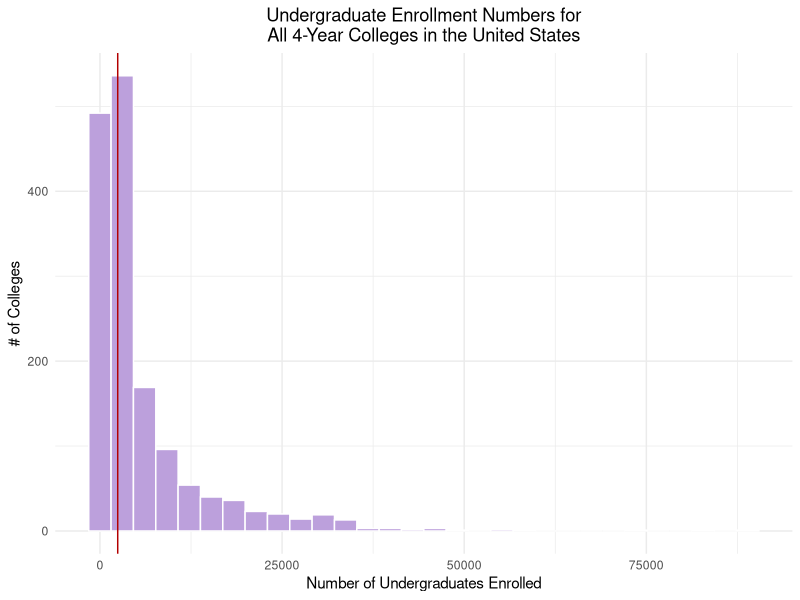
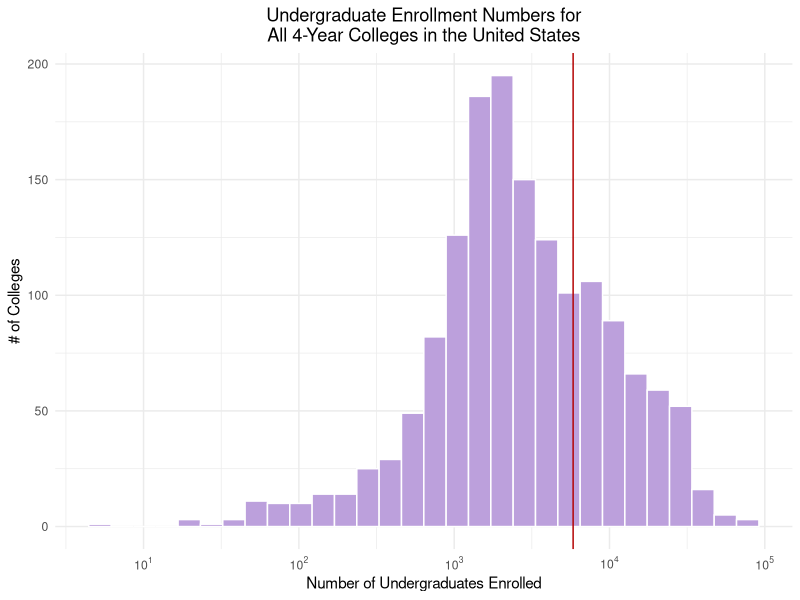
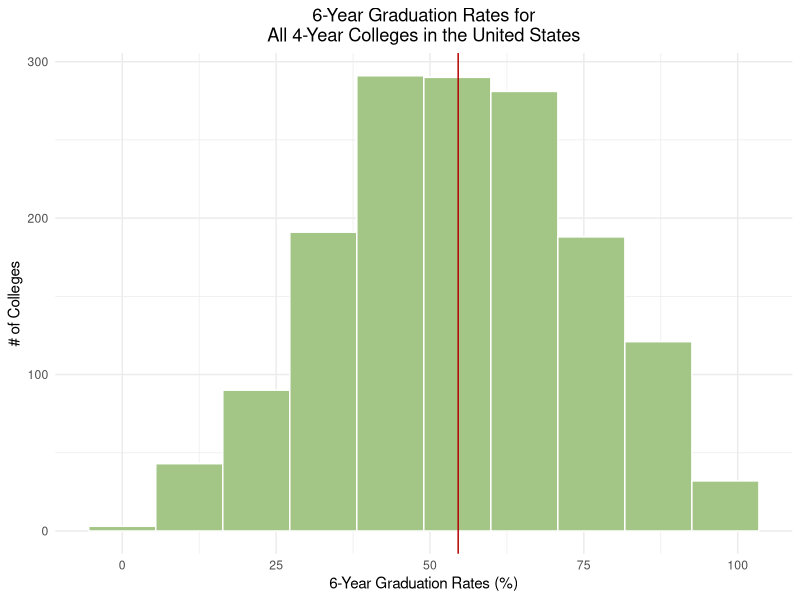
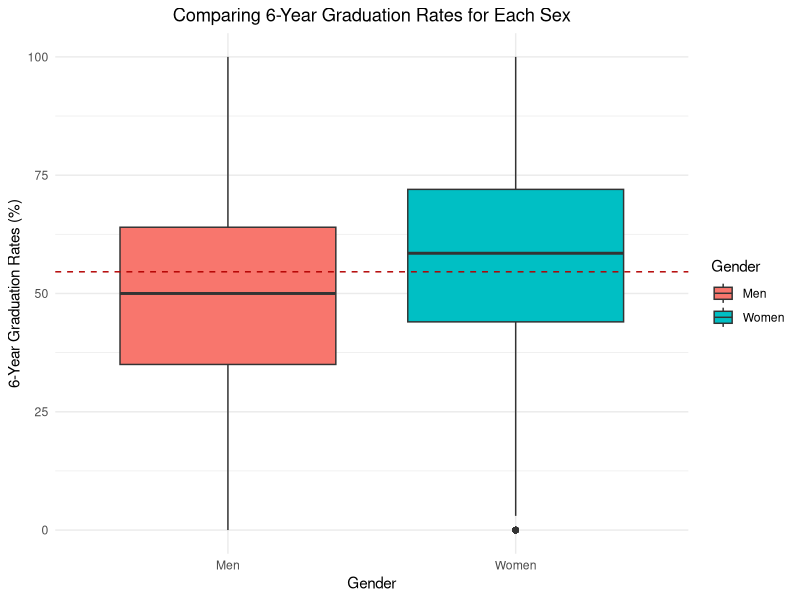
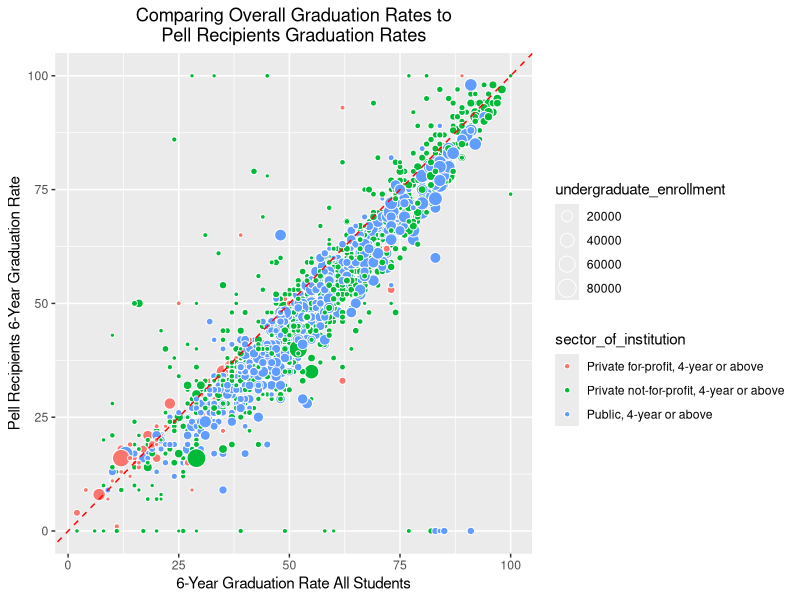
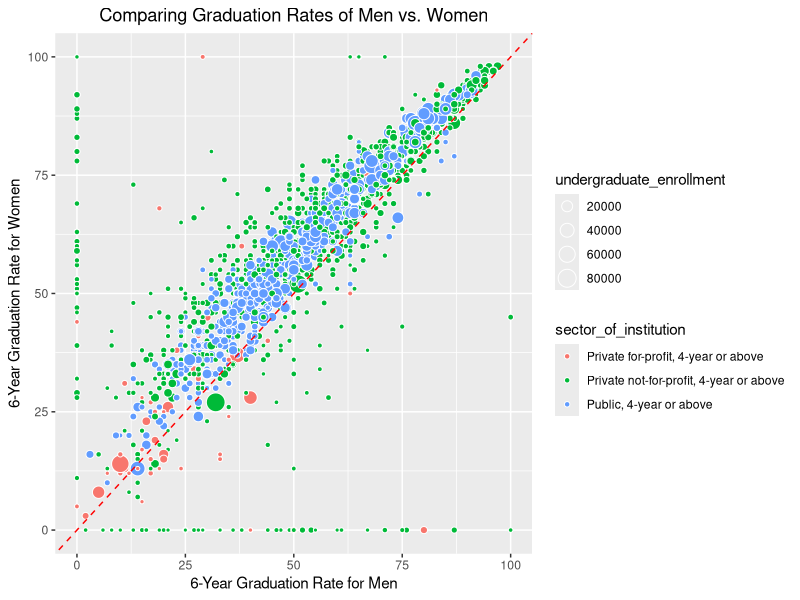
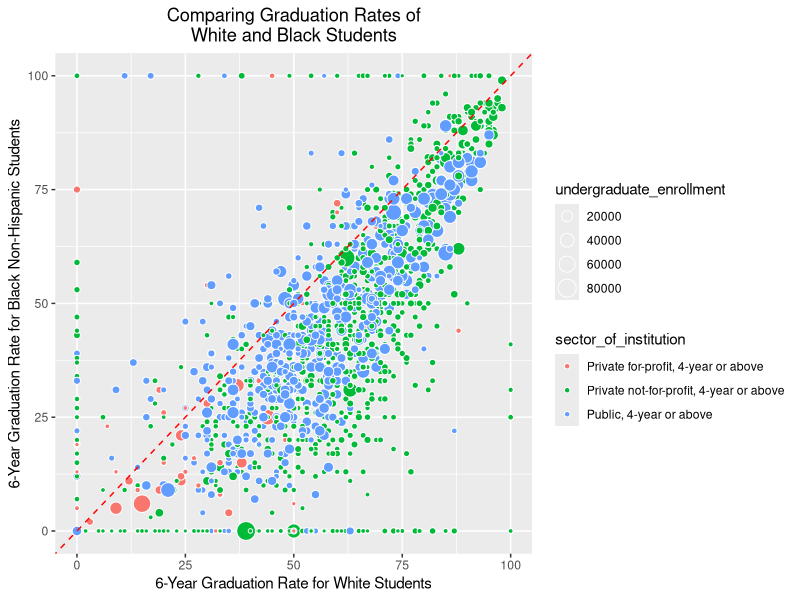
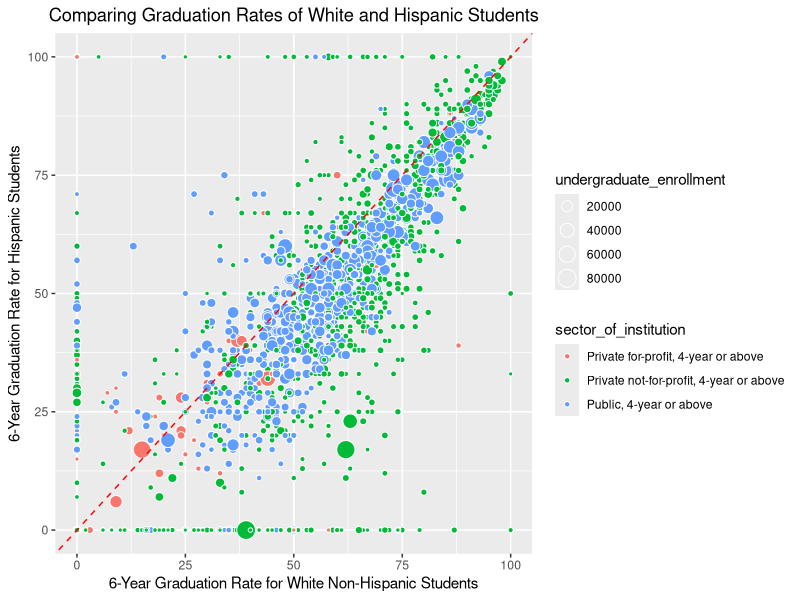

The R script that drew these images, in order: (Note: this script raises an error after producing the figures.)
## ---- chunk 1
library(plyr)
library(tidyverse)
library(ggplot2)

raw_df <- read.csv("../data/SY18-19_all_variables_Data.csv", check.names = FALSE)
df <- raw_df
value_mapping <- read.csv("../data/SY18-19_all_variables_ValueLabels.csv")

# convert the sector into the actual names
for (i in unique(value_mapping$VariableName)){
  temp_map_val <- value_mapping %>% subset(VariableName == i)
  df[[i]] <- mapvalues(df[[i]], from = temp_map_val$Value, to = temp_map_val$ValueLabel)
}

# clean up column names
colnames(df) <- gsub(" - ", "_", tolower(colnames(df)))
colnames(df) <- gsub("-|[[:space:]]+|/", "_", colnames(df))
colnames(df) <- gsub("\\(|\\)|\\:", "", colnames(df))
colnames(df) <- gsub("\\_(sfa1819|2018_19|drvgr2018|drvef2018|hd2018|2018_ef2018d|f1819|al2019|gasb_drvf2019|ic2018).*$", "", tolower(colnames(df)))
colnames(df) <- gsub("graduation_rate_bachelor_degree_within_6_years", "gradrate_ba_6yrs", colnames(df))

# combine the financial columns which were broken up for public and private schools into one
dupe_vals <- grep('value_of_endowment_assets_at_the_beginning_of_the_fiscal_year', colnames(df))
colnames(df)[dupe_vals[1]] <- 'value_of_endowment_assets_at_the_beginning_of_the_fiscal_year1'
colnames(df)[dupe_vals[2]] <- 'value_of_endowment_assets_at_the_beginning_of_the_fiscal_year2'

## ---- chunk 2
df$endowment_total <- ifelse(is.na(df$value_of_endowment_assets_at_the_beginning_of_the_fiscal_year1),
                             df$value_of_endowment_assets_at_the_beginning_of_the_fiscal_year2,
                             df$value_of_endowment_assets_at_the_beginning_of_the_fiscal_year1)
df$finances_spent_research <- ifelse(is.na(df$research_current_year_total),
                                     df$research_total_amount,
                                     df$research_current_year_total)
df$finances_spent_student_services <- ifelse(is.na(df$student_service_total_amount),
                                             df$student_services_current_year_total,
                                             df$student_service_total_amount)
df$finances_spent_public_service <- ifelse(is.na(df$public_service_current_year_total),
                                           df$public_service_total_amount,
                                           df$public_service_current_year_total)
df$finances_spent_academic_support <- ifelse(is.na(df$academic_support_current_year_total),
                                             df$academic_support_total_amount,
                                             df$academic_support_current_year_total)
df$finances_spent_instruction <- ifelse(is.na(df$instruction_current_year_total),
                                        df$instruction_total_amount,
                                        df$instruction_current_year_total)
df$revenue_total <- ifelse(is.na(df$total_revenues_and_investment_return_total),
                           df$total_all_revenues_and_other_additions,
                           df$total_revenues_and_investment_return_total)

drop_cols <- c('value_of_endowment_assets_at_the_beginning_of_the_fiscal_year1', 'value_of_endowment_assets_at_the_beginning_of_the_fiscal_year2', 'research_current_year_total', 'research_total_amount', 'student_service_total_amount', 'student_services_current_year_total', 'public_service_current_year_total', 'public_service_total_amount', 'academic_support_current_year_total', 'academic_support_total_amount', 'instruction_current_year_total', 'instruction_total_amount', 'total_revenues_and_investment_return_total', 'total_all_revenues_and_other_additions', '')

df <- df[, !(colnames(df) %in% drop_cols)]
## ---- chunk 3
# remove columns that have NA's
pre_df <- nrow(df)
print(paste("Total # of schools in dataset:", nrow(df)))

remove_any_nas <- c("undergraduate_enrollment",
                    "gradrate_ba_6yrs_total"
                    )

for (i in remove_any_nas){
  df <- df %>% subset(!(is.na(df[[i]]) | (df[[i]] == 0)))
}

# for each subgroup, if they have students from that group, they should also have a graduation rate
enroll_grad <- c("percent_of_undergraduate_enrollment_that_are_black_or_african_american" = "gradrate_ba_6yrs_black_non_hispanic",
                    "percent_of_undergraduate_enrollment_that_are_hispanic_latino" = "gradrate_ba_6yrs_hispanic",
                    "percent_of_undergraduate_enrollment_that_are_american_indian_or_alaska_native" = "gradrate_ba_6yrs_american_indian_or_alaska_native",
                    "percent_of_undergraduate_students_awarded_pell_grants" = "pell_grant_recipients_overall_graduation_rate_within_150_percent_of_normal_time")

for (i in names(enroll_grad)){
  df <- df %>% subset(ifelse(!is.na(df[[i]]) & (df[[i]] != 0),
                             !is.na(df[[enroll_grad[[i]]]]),
                             TRUE))
}

# remove any rows if they do not have *any* students from underrepresented groups
df <- df %>% mutate(across(where(is.numeric), ~replace_na(.x, 0))) %>% mutate(sum_subgroups = percent_of_undergraduate_enrollment_that_are_black_or_african_american + percent_of_undergraduate_enrollment_that_are_hispanic_latino + percent_of_undergraduate_students_awarded_pell_grants + percent_of_undergraduate_enrollment_that_are_american_indian_or_alaska_native)

# remove any schools where there are no underrepresented subgroups
df <- df %>% subset(sum_subgroups != 0)


paste("Removed", pre_df-nrow(df), "rows with missing undergraduate enrollment and graduation rates data.")
paste("Total # of schools for analysis:", nrow(df))

write.csv(df, "../data/all_data_merged_df(NEW).csv", row.names = FALSE)

## ---- chunk 4
# enrollemnt size histogram
df %>% ggplot(aes(x=undergraduate_enrollment)) + geom_histogram(position="stack", col = "white", fill = "#bca0dc") + ggtitle("Undergraduate Enrollment Numbers for\nAll 4-Year Colleges in the United States") + xlab("Number of Undergraduates Enrolled") + ylab("# of Colleges") + geom_vline(xintercept=median(df$undergraduate_enrollment), color='#b30000') + theme_minimal() +  theme(plot.title = element_text(hjust = 0.5))
## ---- chunk 5
# look into outliers
df %>% subset(undergraduate_enrollment > 40000) %>% select(institution_name, undergraduate_enrollment, all_programs_offered_completely_via_distance_education, percent_of_undergraduate_students_enrolled_exclusively_in_distance_education_courses) %>% arrange(desc(undergraduate_enrollment))
# found out that these are all online colleges. question - would we want to include entirely online colleges? we should at least pull in that data point
## ---- chunk 6
library(scales)
# redo histogram by taking log enrollment
df %>% ggplot(aes(x=undergraduate_enrollment)) + scale_x_log10(breaks = trans_breaks("log10", function(x) 10^x), labels = trans_format("log10", math_format(10^.x))) + geom_histogram(position="stack", col = "white", fill = "#bca0dc") + ggtitle("Undergraduate Enrollment Numbers for\nAll 4-Year Colleges in the United States") + xlab("Number of Undergraduates Enrolled") + ylab("# of Colleges") + geom_vline(xintercept=mean(df$undergraduate_enrollment), color='#b30000') + theme_minimal() +  theme(plot.title = element_text(hjust = 0.5))

## ---- chunk 7
# graduation rates histogram
df %>% ggplot(aes(x=gradrate_ba_6yrs_total)) + geom_histogram(position="stack", col = "white", fill = "#a3c585", bins = 10) + ggtitle("6-Year Graduation Rates for\nAll 4-Year Colleges in the United States") + xlab("6-Year Graduation Rates (%)") + ylab("# of Colleges") + geom_vline(xintercept=mean(df$gradrate_ba_6yrs_total), color='#b30000') + theme_minimal() +  theme(plot.title = element_text(hjust = 0.5))

## ---- chunk 8
# look out graduate rate outliers

df %>% subset(gradrate_ba_6yrs_total < 10) %>% select(institution_name, undergraduate_enrollment, sector_of_institution, institutional_category, gradrate_ba_6yrs_total, gradrate_ba_6yrs_black_non_hispanic, gradrate_ba_6yrs_white_non_hispanic)
## ---- chunk 9
library(reshape2)
library(ggplot2)

ggplot(melt(rename(df, Men = gradrate_ba_6yrs_men, Women = gradrate_ba_6yrs_women), id.vars = 'unitid', measure.vars = c('Men', 'Women'))) + geom_boxplot(aes(x=variable, y=value, fill=variable)) + ggtitle("Comparing 6-Year Graduation Rates for Each Sex")  + xlab("Gender") + ylab("6-Year Graduation Rates (%)") +  geom_hline(yintercept=mean(df$gradrate_ba_6yrs_total), color='#b30000', linetype ='dashed') + theme_minimal() +  theme(plot.title = element_text(hjust = 0.5)) + scale_fill_discrete(name = 'Gender')

## ---- chunk 10
# any points above the red dotted lines are schools where Pell-Grant recipients are graduating at *higher* rates than the general student body
# we added the dimension of school size to the mix and as you can see, majority of the schools where Pell-Grant recipients are graduating at much higher rates than the general student body are smaller sized schools
ggplot(df, aes(x=gradrate_ba_6yrs_total, y=pell_grant_recipients_overall_graduation_rate_within_150_percent_of_normal_time, color = sector_of_institution)) + 
  geom_point(aes(size=undergraduate_enrollment, fill = sector_of_institution), colour="white",pch=21) + geom_abline(intercept=0, slope=1, linetype='dashed', color='red') + labs(y='Pell Recipients 6-Year Graduation Rate', x='6-Year Graduation Rate All Students') + ggtitle("Comparing Overall Graduation Rates to\nPell Recipients Graduation Rates") + theme_gray() +  theme(plot.title = element_text(hjust = 0.5))

## ---- chunk 11
# any points above the red dotted lines are schools where women graduate at higher rates than men
ggplot(df, aes(y=gradrate_ba_6yrs_women, x=gradrate_ba_6yrs_men, color = sector_of_institution)) + 
  geom_point(aes(size=undergraduate_enrollment, fill = sector_of_institution), colour="white",pch=21) + geom_abline(intercept=0, slope=1, linetype='dashed', color='red') + labs(x='6-Year Graduation Rate for Men', y='6-Year Graduation Rate for Women') + ggtitle("Comparing Graduation Rates of Men vs. Women") + theme_gray() +  theme(plot.title = element_text(hjust = 0.5))

## ---- chunk 12
# any points above the red dotted lines are schools where black students graduate at higher rates than white students
ggplot(df, aes(y=gradrate_ba_6yrs_black_non_hispanic, x=gradrate_ba_6yrs_white_non_hispanic)) + 
  geom_point(aes(size=undergraduate_enrollment, fill = sector_of_institution), colour="white", pch=21) + geom_abline(intercept=0, slope=1, linetype='dashed', color='red') + labs(x='6-Year Graduation Rate for White Students', y='6-Year Graduation Rate for Black Non-Hispanic Students') + ggtitle("Comparing Graduation Rates of\nWhite and Black Students") + theme_gray() +  theme(plot.title = element_text(hjust = 0.5))

## ---- chunk 13
# any points above the red dotted lines are schools where hispanic students graduate at higher rates than white students
ggplot(df, aes(y=gradrate_ba_6yrs_hispanic, x=gradrate_ba_6yrs_white_non_hispanic, color = sector_of_institution)) + 
  geom_point(aes(size=undergraduate_enrollment, fill = sector_of_institution), colour="white",pch=21) + geom_abline(intercept=0, slope=1, linetype='dashed', color='red') + labs(x='6-Year Graduation Rate for White Non-Hispanic Students', y='6-Year Graduation Rate for Hispanic Students') + ggtitle("Comparing Graduation Rates of White and Hispanic Students") + theme_gray() +  theme(plot.title = element_text(hjust = 0.5))

## ---- chunk 14
# create a diversity metric
df %>% ggplot(aes(x=sum_subgroups)) + geom_histogram(position="stack", col = "white", fill = "#a3c585", bins = 5) + ggtitle("Distribution of Diversity Metric") + xlab("Sum of Underrepresented Groups") + ylab("# of Colleges") + geom_vline(xintercept=median(df$sum_subgroups), color='#b30000') + theme_minimal() +  theme(plot.title = element_text(hjust = 0.5))


# get the distribution of grad rate avg. for all underrepresented subgroups
df %>% ggplot(aes(x=avg_grad_rate_underrepresented_students)) + geom_histogram(position="stack", col = "white", fill = "#a3c585", bins = 10) + ggtitle("Avg. 6-Year Graduation Rates for\nAll Underrepresented SubGroups") + xlab("6-Year Graduation Rates (%)") + ylab("# of Colleges") + geom_vline(xintercept=mean(df$avg_grad_rate_underrepresented_students), color='#b30000') + theme_minimal() +  theme(plot.title = element_text(hjust = 0.5))

# get the average graduation rate for black, hispanic, and pell-reciepients 
df$avg_grad_rate_underrepresented_students <- rowMeans(df[, c('gradrate_ba_6yrs_black_non_hispanic', 'gradrate_ba_6yrs_hispanic', 'pell_grant_recipients_overall_graduation_rate_within_150_percent_of_normal_time')])

# get the distribution of grad rate avg. for all underrepresented subgroups
df %>% ggplot(aes(x=avg_grad_rate_underrepresented_students)) + geom_histogram(position="stack", col = "white", fill = "#a3c585", bins = 10) + ggtitle("Avg. 6-Year Graduation Rates for\nAll Underrepresented SubGroups") + xlab("6-Year Graduation Rates (%)") + ylab("# of Colleges") + geom_vline(xintercept=mean(df$avg_grad_rate_underrepresented_students), color='#b30000') + theme_minimal() +  theme(plot.title = element_text(hjust = 0.5))

## ---- chunk 15
# dependent 
